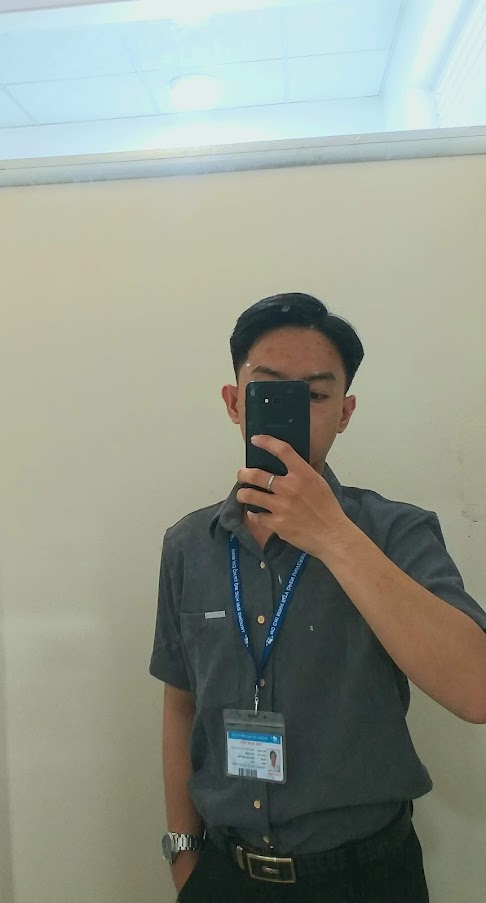
#> input picture DL/OpenCV/Module1/img/img1.jpg, 486 x 903 px, found by its file name
$ python 18.OtsuImage.py
#> lines starting #> are read from the running program, lines starting #| are printed output that depends on the picture; after the words box and inside, x2 and y2 are one past the last pixel; in counts of white or black regions, pixels touching at a corner belong together
import cv2 as cv
import numpy as np
from matplotlib import pyplot as plt

img = cv.imread("D:/2-bai tap cua dev/PythonAI/AI/DL/OpenCV/Module1/img/img1.jpg", cv.IMREAD_GRAYSCALE)
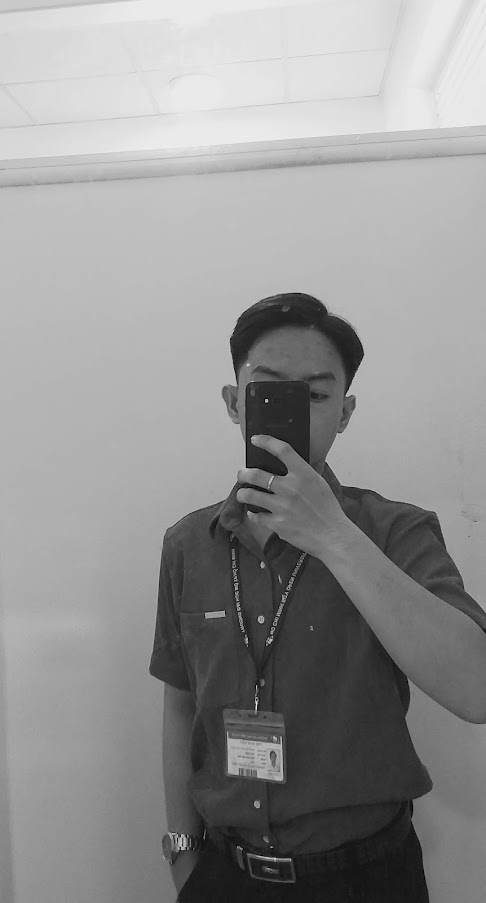
#> img: shape (903, 486); min 0, max 241, mean 147

assert img is not None, "file could not be read, check with os.path.exists()"

# Thresh Bin
ret1, thresh1 = cv.threshold(img, 125, 255, cv.THRESH_BINARY)
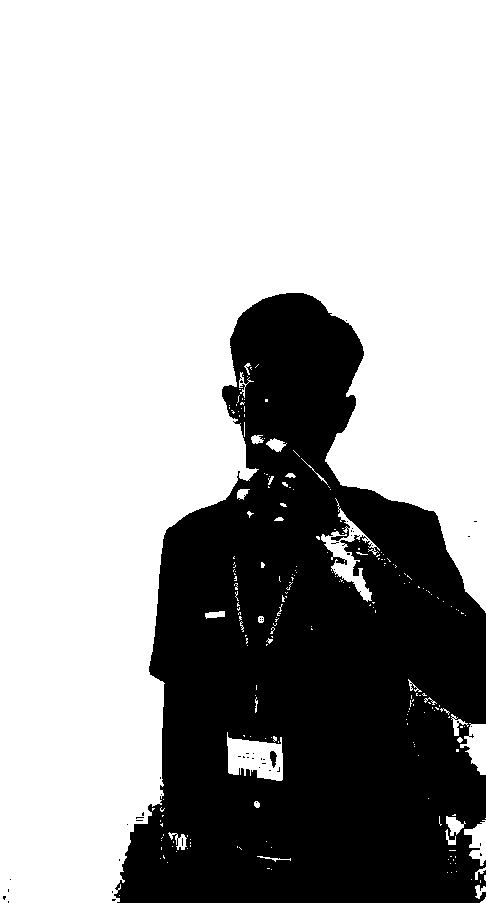
#> thresh1: shape (903, 486); 67% white; 50 black regions (48 under 20 px), largest, box (x1, y1, x2, y2) and area: (114, 293, 486, 903) 144673, (270, 751, 277, 768) 77

# Thresh with Otsu
ret2, thresh2 = cv.threshold(img, 0, 255, cv.THRESH_BINARY + cv.THRESH_OTSU)
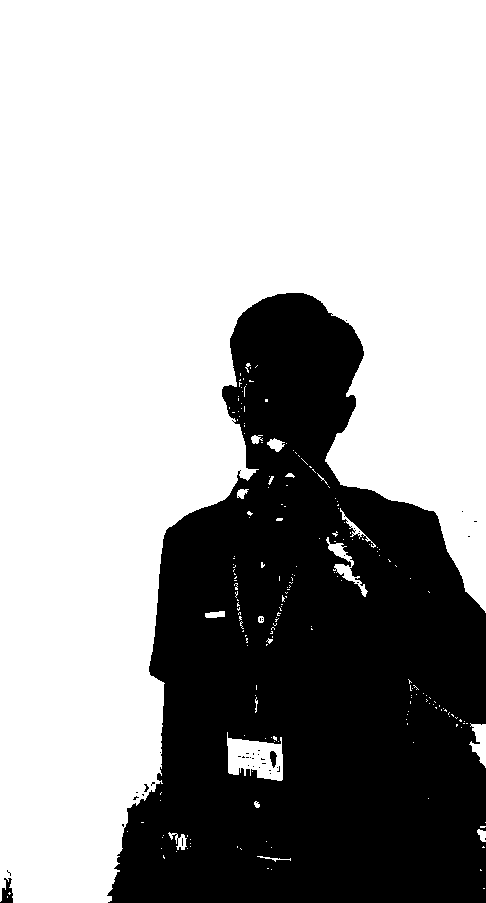
#> thresh2: shape (903, 486); 66% white; 42 black regions (38 under 20 px), largest, box (x1, y1, x2, y2) and area: (107, 293, 486, 903) 148739, (0, 878, 13, 903) 196, (270, 751, 277, 768) 79, (144, 784, 149, 792) 21
#> ret2 = 128

# Thresh Otsu with Gaussian blur
blur = cv.GaussianBlur(img, (5,5), -1)
ret3, thresh3 = cv.threshold(blur, 0, 255, cv.THRESH_BINARY+cv.THRESH_OTSU)
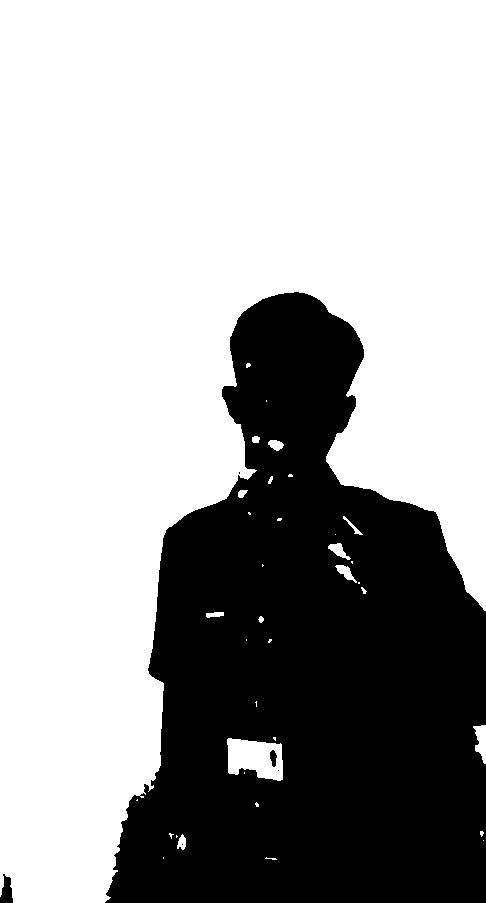
#> thresh3: shape (903, 486); 65.5% white; 6 black regions (3 under 20 px), largest, box (x1, y1, x2, y2) and area: (105, 292, 486, 903) 150864, (0, 874, 13, 903) 250, (270, 750, 277, 767) 82
#> ret3 = 129

images = [
    img, 0, thresh1,
    img, 0, thresh2,
    blur, 0, thresh3
]

titles = [
    'Original Noisy Image','Histogram',
    'Global Thresholding (v=155)',
    'Original Noisy Image',
    'Histogram',
    "Otsu's Thresholding",
    'Gaussian filtered Image',
    'Histogram',
    "Otsu's Thresholding"
]
for i in range(3):
    plt.subplot(3,3,i*3+1),plt.imshow(images[i*3],'gray')
    plt.title(titles[i*3]), plt.xticks([]), plt.yticks([])
    plt.subplot(3,3,i*3+2),plt.hist(images[i*3].ravel(),256)
    plt.title(titles[i*3+1]), plt.xticks([]), plt.yticks([])
    plt.subplot(3,3,i*3+3),plt.imshow(images[i*3+2],'gray')
    plt.title(titles[i*3+2]), plt.xticks([]), plt.yticks([])

plt.show()
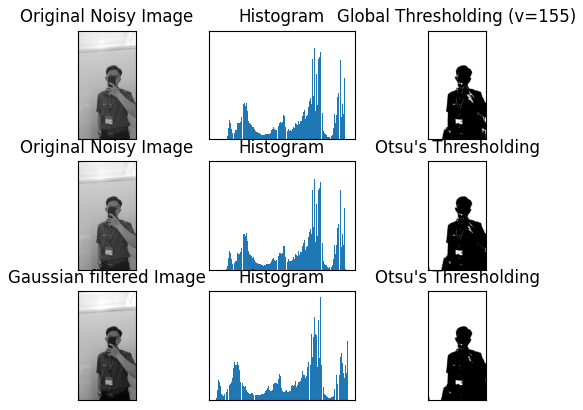
#> figure drawn by matplotlib, 9 panels

cv.waitKey(0)
cv.destroyAllWindows()

$ run again, with DL/OpenCV/Module1/img/img2.jpg copied over DL/OpenCV/Module1/img/img1.jpg
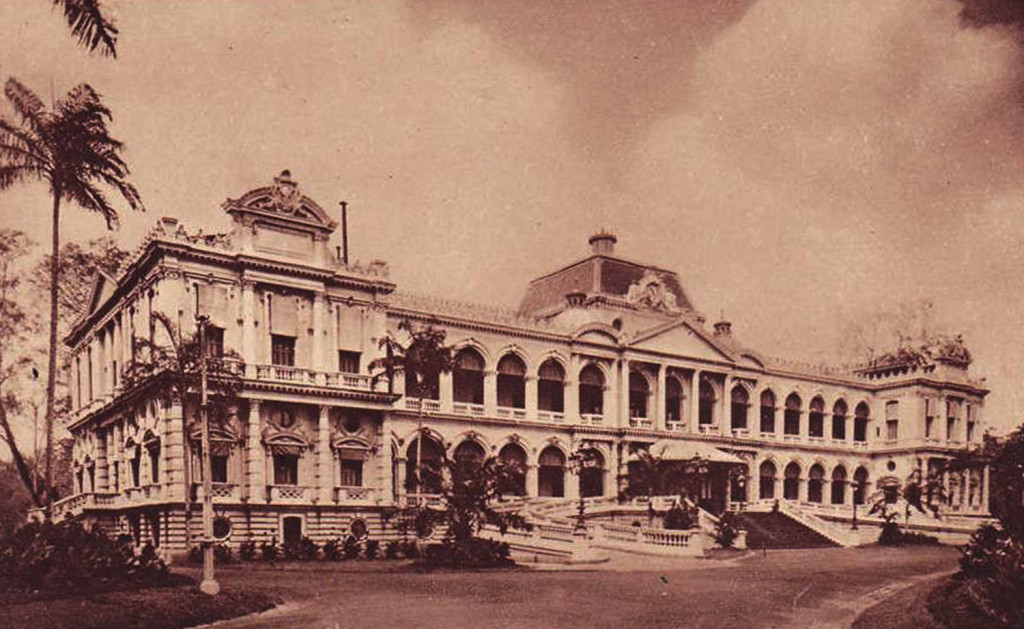
#> input picture DL/OpenCV/Module1/img/img2.jpg, 1024 x 629 px, found by its file name
#> `ret1, thresh1 = cv.threshold(img, 125, 255, cv.THRESH_BINARY)`:
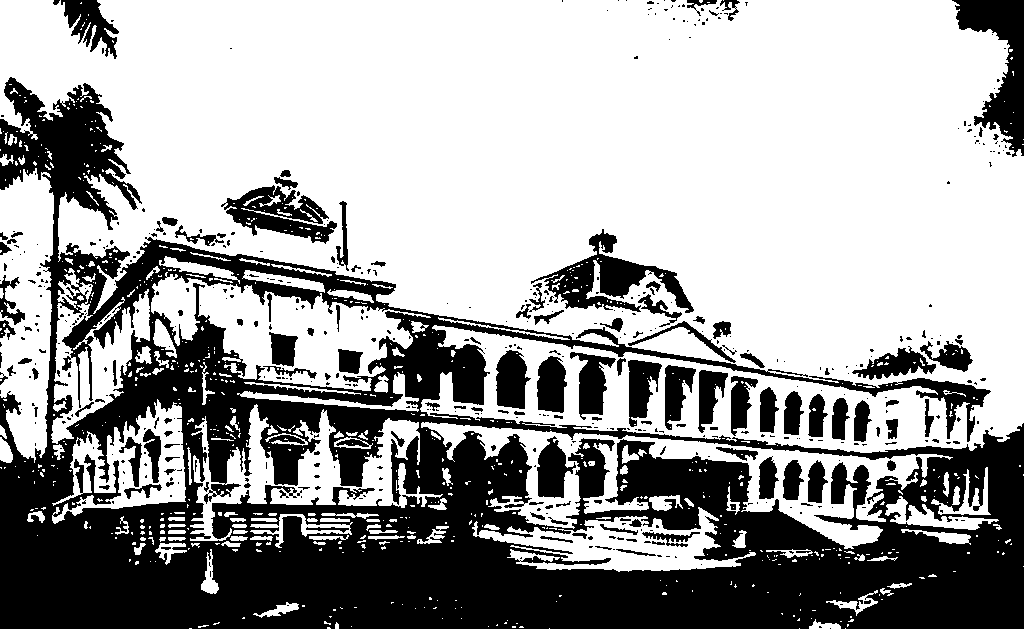
#> thresh1: shape (629, 1024); 63.4% white; 521 black regions (384 under 20 px), largest, box (x1, y1, x2, y2) and area: (0, 77, 1024, 629) 192203, (952, 0, 1024, 157) 5010, (531, 229, 694, 313) 4413
#> thresh2: shape (629, 1024); 65.8% white; 556 black regions (421 under 20 px), largest, box (x1, y1, x2, y2) and area: (0, 77, 1024, 629) 179916, (954, 0, 1024, 144) 3837, (531, 254, 693, 313) 3338
#> ret2 = 116
#> `ret3, thresh3 = cv.threshold(blur, 0, 255, cv.THRESH_BINARY+cv.THRESH_..`:
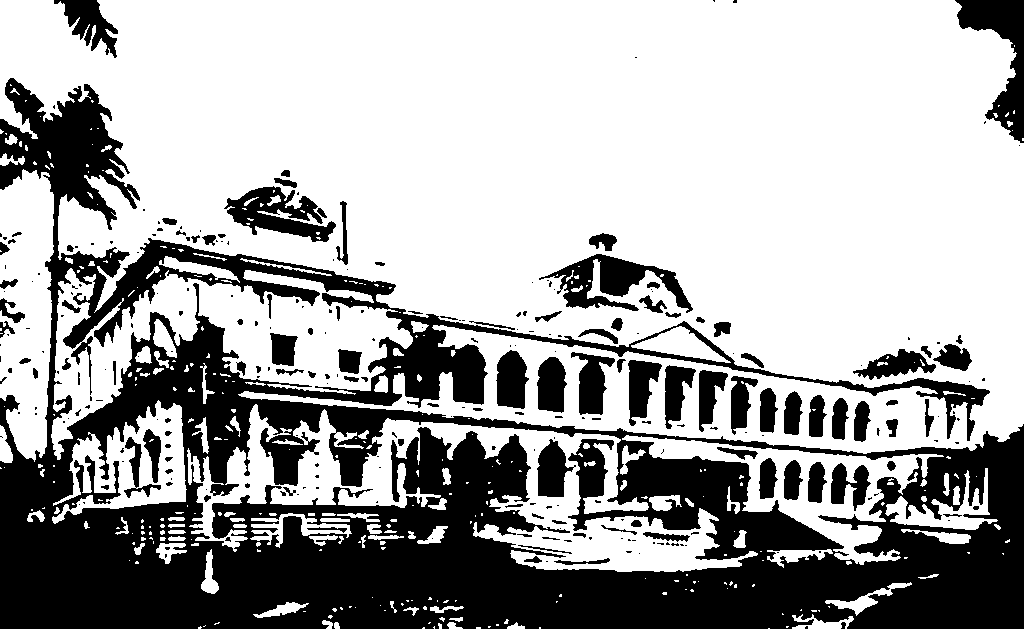
#> thresh3: shape (629, 1024); 65.4% white; 279 black regions (169 under 20 px), largest, box (x1, y1, x2, y2) and area: (0, 78, 1024, 629) 184141, (955, 0, 1024, 143) 3984, (539, 254, 693, 313) 3561
#> ret3 = 117

$ run again, with DL/OpenCV/Module1/img/img3.jpg copied over DL/OpenCV/Module1/img/img1.jpg
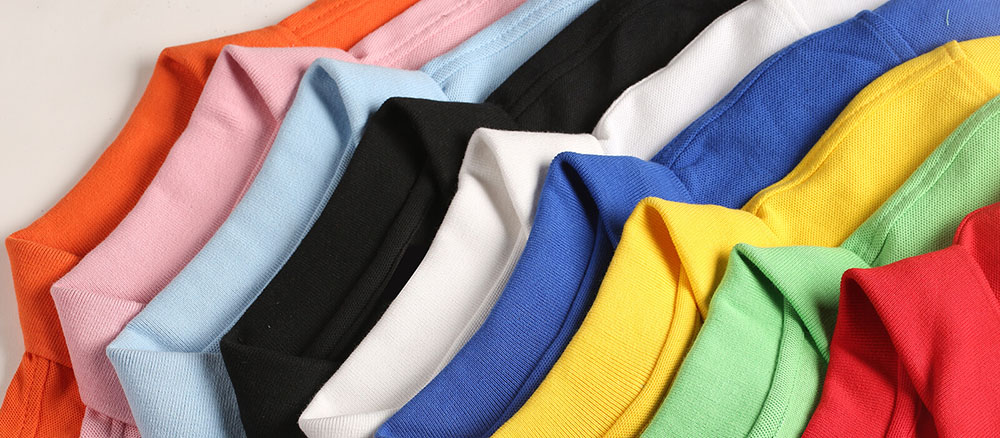
#> input picture DL/OpenCV/Module1/img/img3.jpg, 1000 x 438 px, found by its file name
#> `ret1, thresh1 = cv.threshold(img, 125, 255, cv.THRESH_BINARY)`:
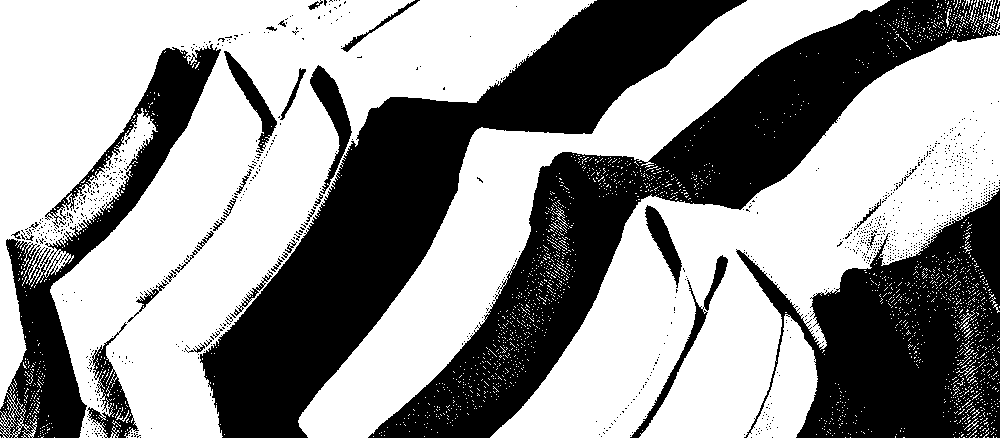
#> thresh1: shape (438, 1000); 58.8% white; 989 black regions (955 under 20 px), largest, box (x1, y1, x2, y2) and area: (200, 0, 747, 438) 60097, (368, 0, 1000, 438) 55737, (736, 188, 1000, 438) 34990
#> thresh2: shape (438, 1000); 55.3% white; 1176 black regions (1156 under 20 px), largest, box (x1, y1, x2, y2) and area: (176, 0, 748, 438) 63548, (368, 0, 1000, 438) 58242, (735, 187, 1000, 438) 37612
#> ret2 = 136
#> `ret3, thresh3 = cv.threshold(blur, 0, 255, cv.THRESH_BINARY+cv.THRESH_..`:
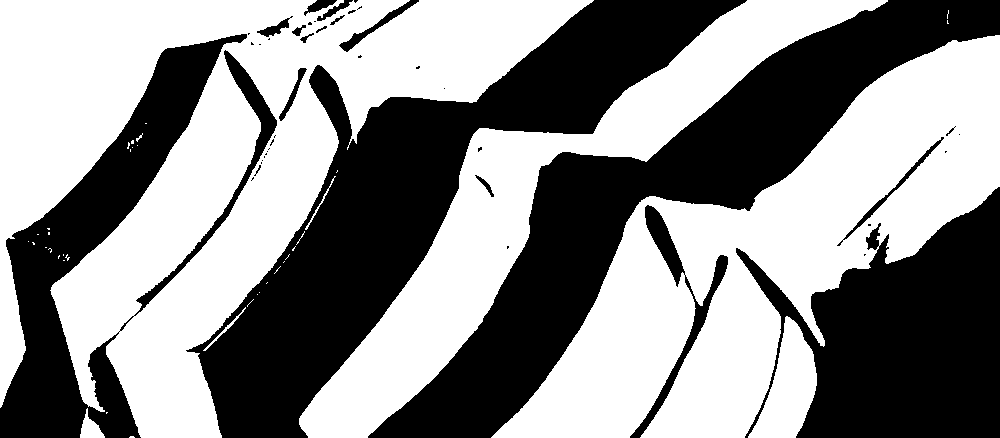
#> thresh3: shape (438, 1000); 55% white; 45 black regions (27 under 20 px), largest, box (x1, y1, x2, y2) and area: (186, 0, 747, 438) 64223, (368, 0, 1000, 438) 59049, (736, 187, 1000, 438) 37897
#> ret3 = 137

$ run again, with DL/OpenCV/Module1/img/img5.jpg copied over DL/OpenCV/Module1/img/img1.jpg
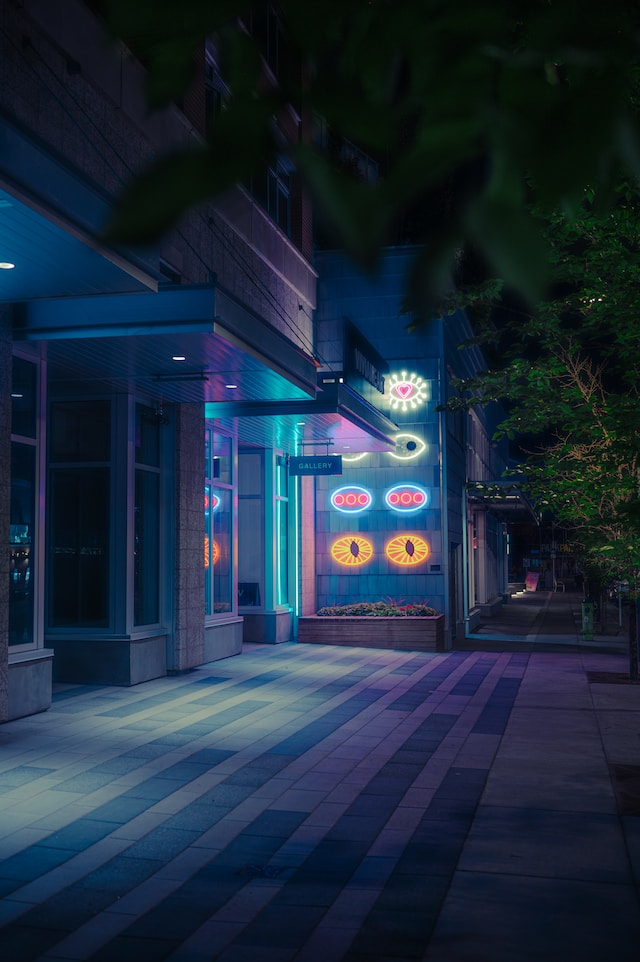
#> input picture DL/OpenCV/Module1/img/img5.jpg, 640 x 962 px, found by its file name
#> `ret1, thresh1 = cv.threshold(img, 125, 255, cv.THRESH_BINARY)`:
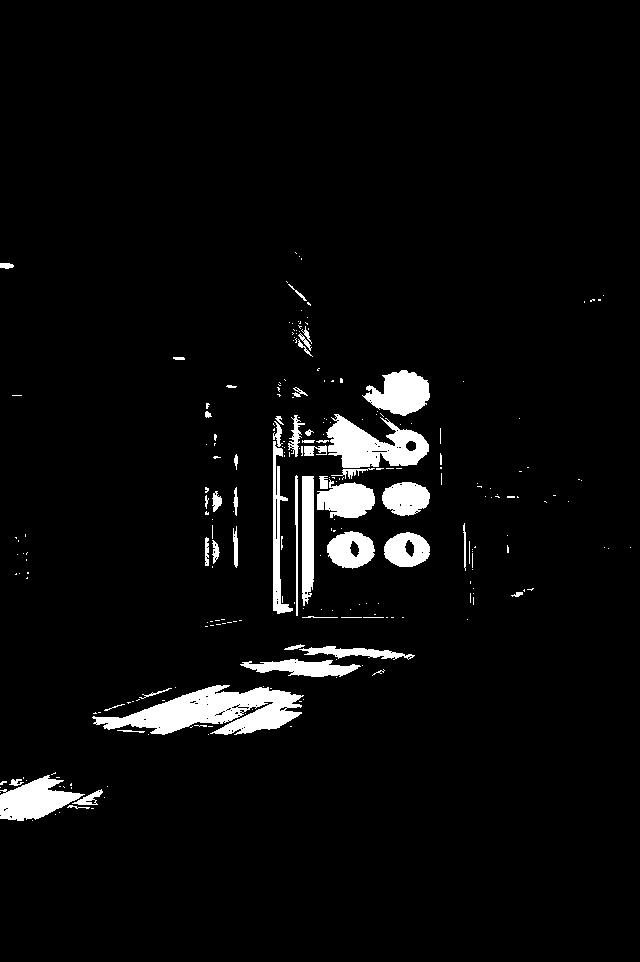
#> thresh1: shape (962, 640); 4.3% white; 251 white regions (197 under 20 px), largest, box (x1, y1, x2, y2) and area: (92, 685, 304, 735) 5697, (326, 414, 429, 468) 3189, (0, 775, 85, 821) 2193
#> thresh2: shape (962, 640); 18.6% white; 739 white regions (669 under 20 px), largest, box (x1, y1, x2, y2) and area: (0, 367, 462, 858) 96648, (248, 244, 316, 359) 2291, (204, 364, 316, 401) 1844
#> ret2 = 65
#> `ret3, thresh3 = cv.threshold(blur, 0, 255, cv.THRESH_BINARY+cv.THRESH_..`:
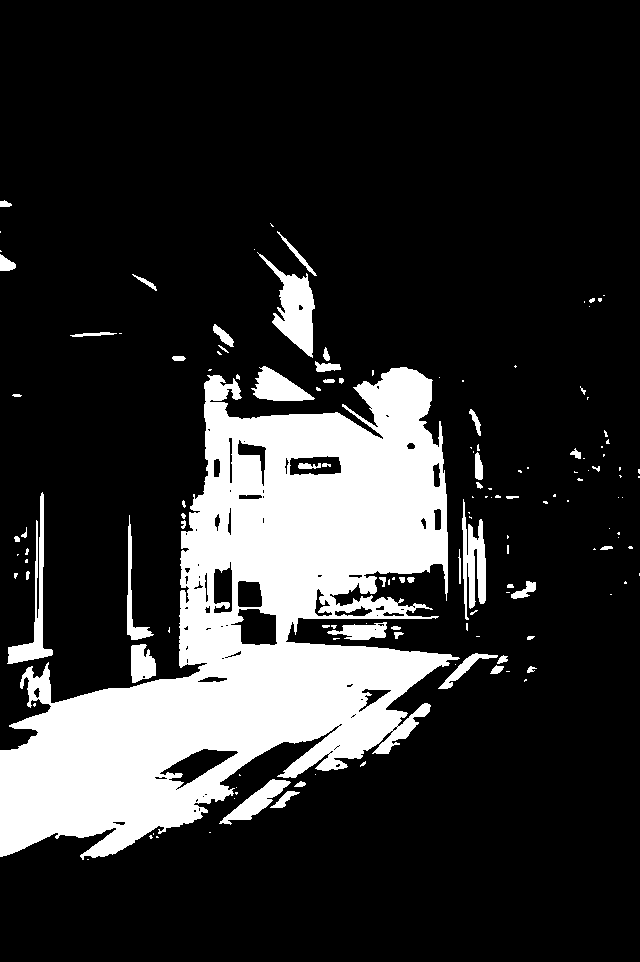
#> thresh3: shape (962, 640); 19% white; 141 white regions (86 under 20 px), largest, box (x1, y1, x2, y2) and area: (0, 367, 460, 860) 102722, (257, 252, 315, 358) 2359, (7, 492, 53, 664) 1626
#> ret3 = 64
